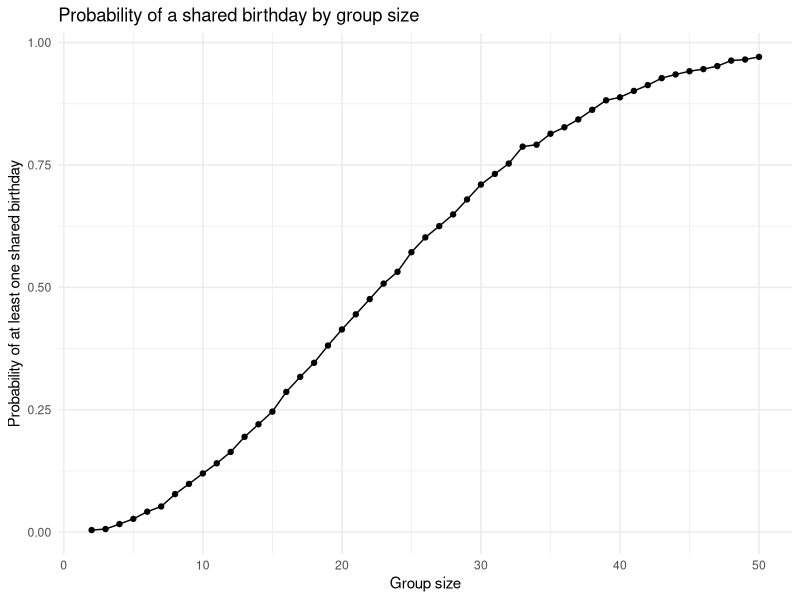

Here is the R script that generated this plot: (Note: this script raises an error after producing the figure.)
## ---- chunk 1
library(tidyverse)

knitr::opts_chunk$set(
  fig.width = 6,
  fig.asp = .6,
  out.width = "90%"
)

theme_set(theme_minimal() + theme(legend.position = "bottom"))

options(
  ggplot2.continuous.colour = "viridis",
  ggplot2.continuous.fill = "viridis"
)

scale_colour_discrete = scale_colour_viridis_d
scale_fill_discrete = scale_fill_viridis_d
## ---- chunk 2
library(tidyverse)

set.seed(1236)
## ---- chunk 3
birthday_repeated = function(n_people) {

  if (!is.numeric(n_people)) {
    stop("n_people must be numeric")
  } else if (n_people < 2) {
    stop("n_people should be 2 or more")
  }

  birthdays = sample(1:365, size = n_people, replace = TRUE)

  repeated = length(unique(birthdays)) < n_people

  repeated

}
## ---- chunk 4
birthday_results_df =
  expand_grid(
    n_people = 2:50,
    iter = 1:10000
  ) |>
  mutate(
    repeated = map_lgl(n_people, birthday_repeated)
  ) |>
  group_by(n_people) |>
  summarize(prob_repeat = mean(repeated))
## ---- chunk 5
birthday_results_df |>
  ggplot(aes(x = n_people, y = prob_repeat)) +
  geom_point() +
  geom_line() +
  labs(
    title = "Probability of a shared birthday by group size",
    x = "Group size",
    y = "Probability of at least one shared birthday"
  )
## ---- chunk 6
n_half =
  birthday_results_df |>
  filter(prob_repeat > 0.5) |>
  pull(n_people) |>
  min()

prob_50 =
  birthday_results_df |>
  filter(n_people == 50) |>
  pull(prob_repeat)
## ---- chunk 7
study_df =
  tibble(
    files = list.files("data/", pattern = "\\.csv$"),
    path = str_c("data/", files)
  ) |>
  mutate(data = map(path, read_csv)) |>
  unnest(data)
## ---- chunk 8
study_tidy_df =
  study_df |>
  mutate(files = str_replace(files, "\\.csv", "")) |>
  separate(files, into = c("arm", "subject_id"), sep = "_") |>
  mutate(
    arm = if_else(arm == "con", "Control", "Experimental"),
    subject_id = str_c(arm, "_", subject_id)
  ) |>
  pivot_longer(
    week_1:week_8,
    names_to = "week",
    values_to = "observation",
    names_prefix = "week_"
  ) |>
  mutate(week = as.numeric(week)) |>
  select(arm, subject_id, week, observation)

study_tidy_df
## ---- chunk 9
study_tidy_df |>
  ggplot(aes(x = week, y = observation, group = subject_id, color = arm)) +
  geom_point(alpha = .5) +
  geom_line(alpha = .7) +
  labs(
    title = "Observations over time for each subject",
    x = "Week",
    y = "Observation",
    color = "Arm"
  )
## ---- chunk 10
arm_means =
  study_tidy_df |>
  filter(week %in% c(1, 8)) |>
  group_by(arm, week) |>
  summarize(mean_obs = mean(observation), .groups = "drop")

con_w1 = arm_means |> filter(arm == "Control", week == 1) |> pull(mean_obs)
con_w8 = arm_means |> filter(arm == "Control", week == 8) |> pull(mean_obs)
exp_w1 = arm_means |> filter(arm == "Experimental", week == 1) |> pull(mean_obs)
exp_w8 = arm_means |> filter(arm == "Experimental", week == 8) |> pull(mean_obs)
